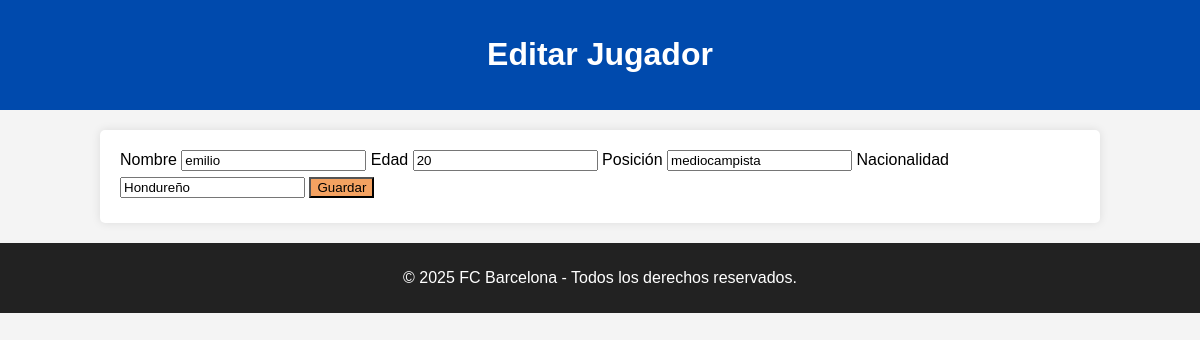
The app's page /editar.php?id=6 with its own data.
### tables this page shows
CREATE TABLE `equipos` (
  `id` int(11) NOT NULL,
  `jug_Nom` varchar(100) NOT NULL,
  `Jug_edad` int(11) NOT NULL,
  `Jug_posicion` varchar(100) NOT NULL,
  `Jug_nacion` varchar(100) NOT NULL
);

### editar.php (the view, shortened to what this page needs)
<?php
include("base.php");
$id = $_GET['id'];
$resultado = $conexion->query("SELECT * FROM equipos WHERE id=$id");
$jugador = $resultado->fetch_assoc();
?>
<!DOCTYPE html>
<html lang="en">
<head>
    <link rel="stylesheet" href="styles.css">
</head>
<body>
<header>
    <h1>Editar Jugador</h1>
</header>
<main>
    <form action="" method="post" class="form-container">
        <label for="nom">Nombre</label>
        <input type="text" name="nom" id="nom" value="<?php echo $jugador['jug_Nom']; ?>" required>
        <label for="ed">Edad</label>
        <input type="number" name="ed" id="ed" value="<?php echo $jugador['Jug_edad']; ?>" required>
        <label for="pos">Posición</label>
        <input type="text" name="pos" id="pos" value="<?php echo $jugador['Jug_posicion']; ?>" required>
        <label for="nac">Nacionalidad</label>
        <input type="text" name="nac" id="nac" value="<?php echo $jugador['Jug_nacion']; ?>" required>
        <button type="submit" class="save">Guardar</button>
        <a href="index.php" class="btn cancel">Cancelar</a>
    </form>
</main>
<footer>
    <p>&copy; <?php echo date("Y"); ?> FC Barcelona - Todos los derechos reservados.</p>
</footer>
</body>
</html>

### styles.css (style rules this page uses)
body { font-family: Arial, sans-serif; background-color: #f4f4f4; margin: 0; padding: 0; }
header { background-color: #004aad; color: white; padding: 15px 0; text-align: center; }
main { width: 80%; margin: 20px auto; background: white; padding: 20px; border-radius: 5px; box-shadow: 0px 0px 10px rgba(0, 0, 0, 0.1); }
.btn { display: inline-block; padding: 8px 12px; text-decoration: none; font-size: 14px; border-radius: 3px; color: white; }
footer { text-align: center; background-color: #222; color: white; padding: 10px; margin-top: 20px; }
.save { background-color: #f4a261; }

### records on screen
equipos: nom "emilio", ed "20", pos "mediocampista", nac "Hondureño"
